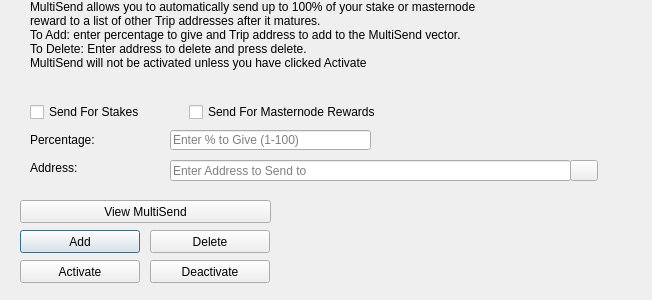
<?xml version="1.0" encoding="UTF-8"?>
<ui version="4.0">
 <class>MultiSendDialog</class>
 <widget class="QDialog" name="MultiSendDialog">
  <property name="windowModality">
   <enum>Qt::NonModal</enum>
  </property>
  <property name="geometry">
   <rect>
    <x>0</x>
    <y>0</y>
    <width>652</width>
    <height>300</height>
   </rect>
  </property>
  <property name="windowTitle">
   <string>MultiSend</string>
  </property>
  <widget class="QLineEdit" name="multiSendPercentEdit">
   <property name="geometry">
    <rect>
     <x>170</x>
     <y>130</y>
     <width>201</width>
     <height>20</height>
    </rect>
   </property>
   <property name="toolTip">
    <string>Enter whole numbers 1 - 100</string>
   </property>
   <property name="placeholderText">
    <string>Enter % to Give (1-100)</string>
   </property>
  </widget>
  <widget class="QLineEdit" name="multiSendAddressEdit">
   <property name="geometry">
    <rect>
     <x>170</x>
     <y>160</y>
     <width>401</width>
     <height>21</height>
    </rect>
   </property>
   <property name="toolTip">
    <string/>
   </property>
   <property name="placeholderText">
    <string>Enter Address to Send to</string>
   </property>
  </widget>
  <widget class="QLabel" name="label_2">
   <property name="geometry">
    <rect>
     <x>30</x>
     <y>0</y>
     <width>451</width>
     <height>121</height>
    </rect>
   </property>
   <property name="lineWidth">
    <number>1</number>
   </property>
   <property name="text">
    <string>MultiSend allows you to automatically send up to 100% of your stake or masternode reward to a list of other Trip addresses after it matures.
To Add: enter percentage to give and Trip address to add to the MultiSend vector.
To Delete: Enter address to delete and press delete.
MultiSend will not be activated unless you have clicked Activate</string>
   </property>
   <property name="alignment">
    <set>Qt::AlignLeading|Qt::AlignLeft|Qt::AlignTop</set>
   </property>
   <property name="wordWrap">
    <bool>true</bool>
   </property>
  </widget>
  <widget class="QLabel" name="message">
   <property name="geometry">
    <rect>
     <x>290</x>
     <y>200</y>
     <width>351</width>
     <height>91</height>
    </rect>
   </property>
   <property name="text">
    <string/>
   </property>
  </widget>
  <widget class="QPushButton" name="addButton">
   <property name="geometry">
    <rect>
     <x>20</x>
     <y>230</y>
     <width>120</width>
     <height>23</height>
    </rect>
   </property>
   <property name="toolTip">
    <string/>
   </property>
   <property name="statusTip">
    <string>Add to MultiSend Vector</string>
   </property>
   <property name="text">
    <string>Add</string>
   </property>
  </widget>
  <widget class="QPushButton" name="disableButton">
   <property name="geometry">
    <rect>
     <x>150</x>
     <y>260</y>
     <width>120</width>
     <height>23</height>
    </rect>
   </property>
   <property name="statusTip">
    <string>Deactivate MultiSend</string>
   </property>
   <property name="text">
    <string>Deactivate</string>
   </property>
  </widget>
  <widget class="QPushButton" name="addressBookButton">
   <property name="geometry">
    <rect>
     <x>570</x>
     <y>160</y>
     <width>28</width>
     <height>21</height>
    </rect>
   </property>
   <property name="toolTip">
    <string>Choose an address from the address book</string>
   </property>
   <property name="text">
    <string/>
   </property>
   <property name="icon">
    <iconset resource="../trip.qrc">
     <normaloff>:/icons/address-book</normaloff>:/icons/address-book</iconset>
   </property>
   <property name="shortcut">
    <string>Alt+A</string>
   </property>
   <property name="autoDefault">
    <bool>false</bool>
   </property>
  </widget>
  <widget class="QLabel" name="label">
   <property name="geometry">
    <rect>
     <x>30</x>
     <y>130</y>
     <width>121</width>
     <height>20</height>
    </rect>
   </property>
   <property name="toolTip">
    <string>Percentage of stake to send</string>
   </property>
   <property name="text">
    <string>Percentage:</string>
   </property>
  </widget>
  <widget class="QLabel" name="label_5">
   <property name="geometry">
    <rect>
     <x>30</x>
     <y>160</y>
     <width>111</width>
     <height>16</height>
    </rect>
   </property>
   <property name="toolTip">
    <string>Address to send portion of stake to</string>
   </property>
   <property name="text">
    <string>Address:</string>
   </property>
  </widget>
  <widget class="QPushButton" name="deleteButton">
   <property name="geometry">
    <rect>
     <x>150</x>
     <y>230</y>
     <width>120</width>
     <height>23</height>
    </rect>
   </property>
   <property name="toolTip">
    <string/>
   </property>
   <property name="statusTip">
    <string>Delete Address From MultiSend Vector</string>
   </property>
   <property name="text">
    <string>Delete</string>
   </property>
  </widget>
  <widget class="QPushButton" name="activateButton">
   <property name="geometry">
    <rect>
     <x>20</x>
     <y>260</y>
     <width>120</width>
     <height>23</height>
    </rect>
   </property>
   <property name="statusTip">
    <string>Activate MultiSend</string>
   </property>
   <property name="text">
    <string>Activate</string>
   </property>
  </widget>
  <widget class="QPushButton" name="viewButton">
   <property name="geometry">
    <rect>
     <x>20</x>
     <y>200</y>
     <width>251</width>
     <height>23</height>
    </rect>
   </property>
   <property name="toolTip">
    <string/>
   </property>
   <property name="statusTip">
    <string>View MultiSend Vector</string>
   </property>
   <property name="text">
    <string>View MultiSend</string>
   </property>
  </widget>
  <widget class="QWidget" name="horizontalLayoutWidget">
   <property name="geometry">
    <rect>
     <x>30</x>
     <y>100</y>
     <width>351</width>
     <height>24</height>
    </rect>
   </property>
   <layout class="QHBoxLayout" name="horizontalLayout">
    <item>
     <widget class="QCheckBox" name="multiSendStakeCheckBox">
      <property name="text">
       <string>Send For Stakes</string>
      </property>
     </widget>
    </item>
    <item>
     <widget class="QCheckBox" name="multiSendMasternodeCheckBox">
      <property name="text">
       <string>Send For Masternode Rewards</string>
      </property>
     </widget>
    </item>
   </layout>
  </widget>
 </widget>
 <resources>
  <include location="../trip.qrc"/>
 </resources>
 <connections/>
</ui>
